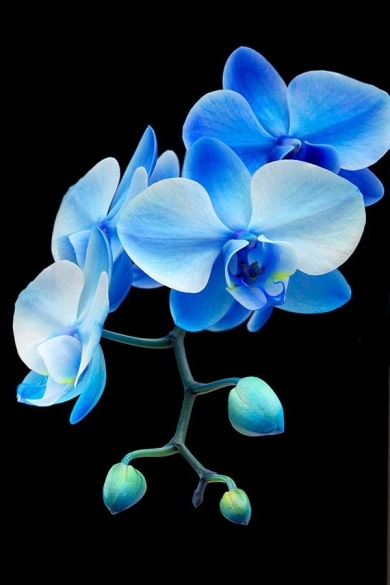
#> input picture lab2/image2.jpg, 390 x 585 px
$ python templateTask2.py
#> lines starting #> are read from the running program, lines starting #| are printed output that depends on the picture
# Template for lab02 task 2

import cv2
import math
import numpy as np
import sys

class SiftDetector():
    def __init__(self, norm="L2", params=None):
        self.detector=self.get_detector(params)
        self.norm=norm

    def get_detector(self, params):
        if params is None:
            params={}
            params["n_features"]=0
            params["n_octave_layers"]=3
            params["contrast_threshold"]=0.04
            params["edge_threshold"]=10
            params["sigma"]=1.6

        detector = cv2.xfeatures2d.SIFT_create(
                nfeatures=params["n_features"],
                nOctaveLayers=params["n_octave_layers"],
                contrastThreshold=params["contrast_threshold"],
                edgeThreshold=params["edge_threshold"],
                sigma=params["sigma"])

        return detector

FILENAME = 'image2.jpg'

if __name__ == '__main__':
    # Read image with OpenCV and convert to grayscale
    # Initialize SIFT detector

    # FROM TASK 1:
    # 1. Read image
    img1 = cv2.imread(FILENAME)
#> img1 is the input picture: shape (585, 390, 3); mean B, G, R 76.9, 57.8, 33.8
    # 2. Convert image to grayscale
    img1 = cv2.cvtColor(img1, cv2.COLOR_BGR2GRAY)
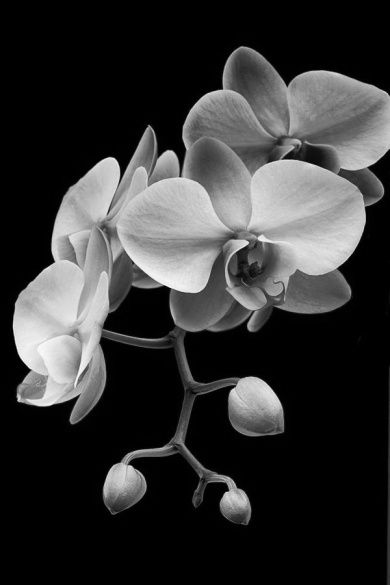
#> img1: shape (585, 390); min 0, max 250, mean 52.8
    # 3. Initialize SIFT detector
    sd = SiftDetector()
    # 4. Detect SIFT features
    kp1, des1 = sd.detector.detectAndCompute(img1,None)
#> kp1 = 375 keypoints; strongest (x, y, size): (254, 399, 32.7), (122, 480, 25), (109, 165, 12.1), (19, 399, 3.9)
    # 5. Visualize detected features
    kp1_img = cv2.drawKeypoints(img1, kp1, None)
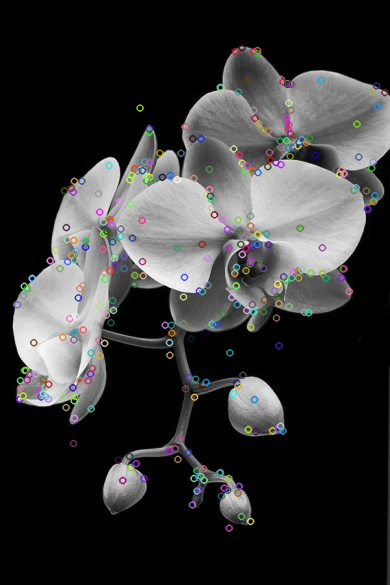
#> kp1_img: shape (585, 390, 3); mean of channels 0, 1, 2 53.4, 53.3, 53.4; drawn as B, G, R
    #cv2.imwrite('task2a_result.jpg', kp1_img)
    kp1_default_len = len(kp1)
#> kp1_default_len = 375
    print('{}: {} keypoints (default)'.format(FILENAME, kp1_default_len))
#| image2.jpg: 375 keypoints (default)

    #######################################################
    # TASK 2: rescale to 110%
    nrow,ncol = img1.shape
#> nrow = 585; ncol = 390
    img2 = cv2.resize(img1, (int(ncol*1.1), int(nrow*1.1)) )

    # TASK 2b: keypoints of rescaled image (want ~1/4 of unscaled)
    params = {}
    params["n_features"]=0              # adjusted
    params["n_octave_layers"]=3
    params["contrast_threshold"]=0.1325   # adjusted for Task 1 conditions
    params["edge_threshold"]=10
    params["sigma"]=1.6
    kp2, des2 = sd.get_detector(params).detectAndCompute(img2,None)
#> kp2 = 79 keypoints; strongest (x, y, size): (279, 439, 35.7), (134, 528, 27.4), (259, 550, 19.7), (120, 181, 13)
    kp2_img = cv2.drawKeypoints(img2, kp2, None)
    #cv2.imwrite('task2b_result.jpg', kp2_img)
    kp2_new_len = len(kp2)
#> kp2_new_len = 79
    print('{}: {} keypoints ({:.2f}%)'.format(FILENAME, kp2_new_len,
                                              kp2_new_len/kp1_default_len*100))
#| image2.jpg: 79 keypoints (21.07%)

    # brute force matching
    # * create BFMatcher object
    # * https://docs.opencv.org/3.4/da/df5/tutorial_py_sift_intro.html
    # * https://opencv-python-tutroals.readthedocs.io/en/latest/py_tutorials/py_feature2d/py_matcher/py_matcher.html
    # * https://docs.opencv.org/3.4/d3/da1/classcv_1_1BFMatcher.html#ac6418c6f87e0e12a88979ea57980c020

    bf = cv2.BFMatcher(cv2.NORM_L2, crossCheck=False)
    # * Match descriptors.
    #matches = bf.match(des1,des2)
    # * Sort them in the order of their distance.
    #matches = sorted(matches, key = lambda x:x.distance)
    # * Draw first 10 matches.
    #kp3_img = cv2.drawMatches(img1,kp1,img2,kp2,matches[:10], None, flags=2)

    matches = bf.knnMatch(des1,des2, k=2)   # k=2 for ratio test
#> matches = 375 matches
    # Apply ratio test
    good = []
    for m,n in matches:
        if m.distance < 0.75*n.distance:
            good.append([m])
#> after the loop, good = 77 matches
    # cv2.drawMatchesKnn expects list of lists as matches.
    kp3_img = cv2.drawMatchesKnn(img1,kp1,img2,kp2,good,None,flags=2)
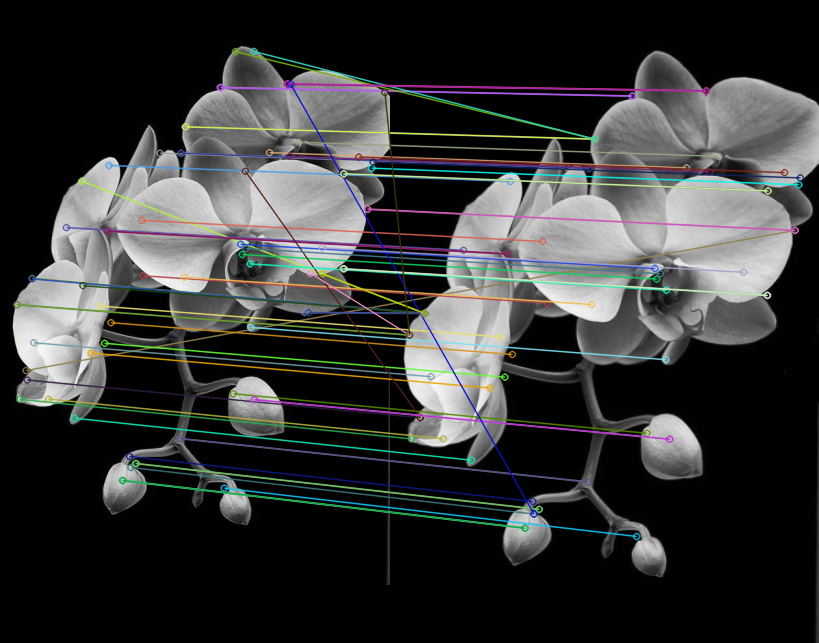
#> kp3_img: shape (643, 819, 3); mean of channels 0, 1, 2 53.6, 54.3, 53.1; drawn as B, G, R

    cv2.imwrite('task2c_result.jpg', kp3_img)

    # visual inspection
    print("Task 2d: Many of the results look the same, though maybe the result could be "
          "improved by tweaking the ratio test. There are a few errors as not all lines are parallel. "
          "Suggests that SIFT can handle scaling, or at least for cases where the scaling "
          "is evenly applied in both directions.")

    # Store SIFT keypoints of original image in a Numpy array
    #kp = sd.detector.detect(img,None)
    #kp_np = np.array(kp)

    # center of image points. 'img_center' is in (Y, X) order. #(Skip this step for Task2)

    # Degrees with which to rotate image. #(Skip this step for Task2)

    # Rotate image #(For Task2 , rescale the image)

    # Compute SIFT features for rotated image #( For task2, rescaled image)

    # BFMatcher with default params

    # Apply ratio test

    # cv2.drawMatchesKnn to draw matches

$ run again, with lab2/image1.jpg copied over lab2/image2.jpg
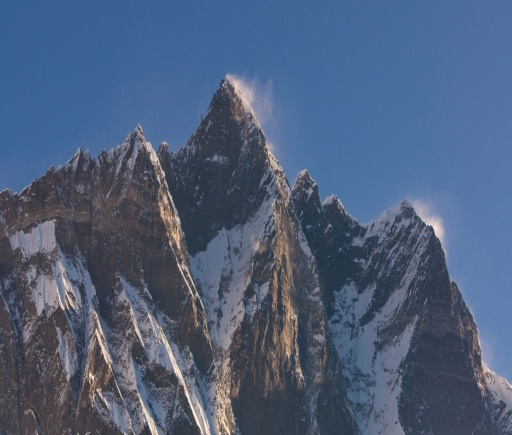
#> input picture lab2/image1.jpg, 512 x 435 px
#> img1 is the input picture: shape (435, 512, 3); mean B, G, R 122.5, 94.9, 77.2
#> img1: shape (435, 512)
#> kp1 = 1058 keypoints; strongest (x, y, size): (187, 395, 2.8), (63, 308, 2.2), (177, 371, 5.2), (154, 158, 6.4)
#> `kp1_img = cv2.drawKeypoints(img1, kp1, None)`:
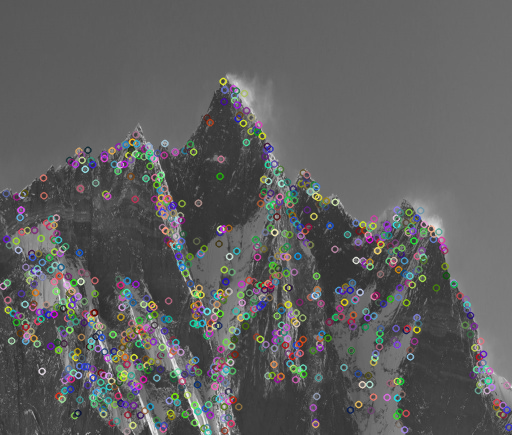
#> kp1_img: shape (435, 512, 3); mean of channels 0, 1, 2 95.3, 95.4, 95.4; drawn as B, G, R
#> kp1_default_len = 1058
#| image2.jpg: 1058 keypoints (default)
#> kp2 = 38 keypoints; strongest (x, y, size): (169, 174, 7), (206, 433, 3.2), (210, 321, 1.9), (99, 412, 2.2)
#> kp2_new_len = 38
#| image2.jpg: 38 keypoints (3.59%)
#> matches = 1058 matches
#> after the loop `for m,n in matches:`: good = 42 matches
#> `kp3_img = cv2.drawMatchesKnn(img1,kp1,img2,kp2,good,None,flags=2)`:
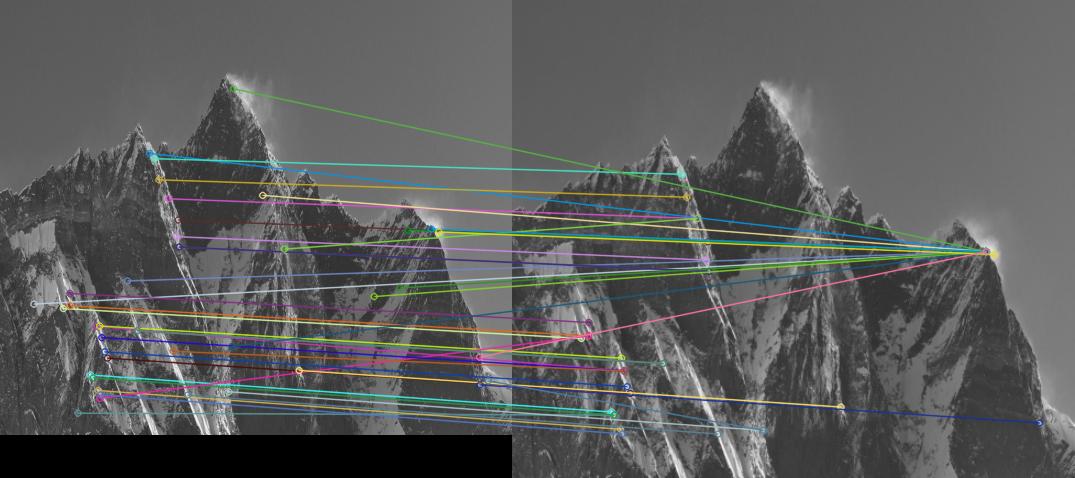
#> kp3_img: shape (478, 1075, 3); mean of channels 0, 1, 2 91.3, 91.8, 90.7; drawn as B, G, R
